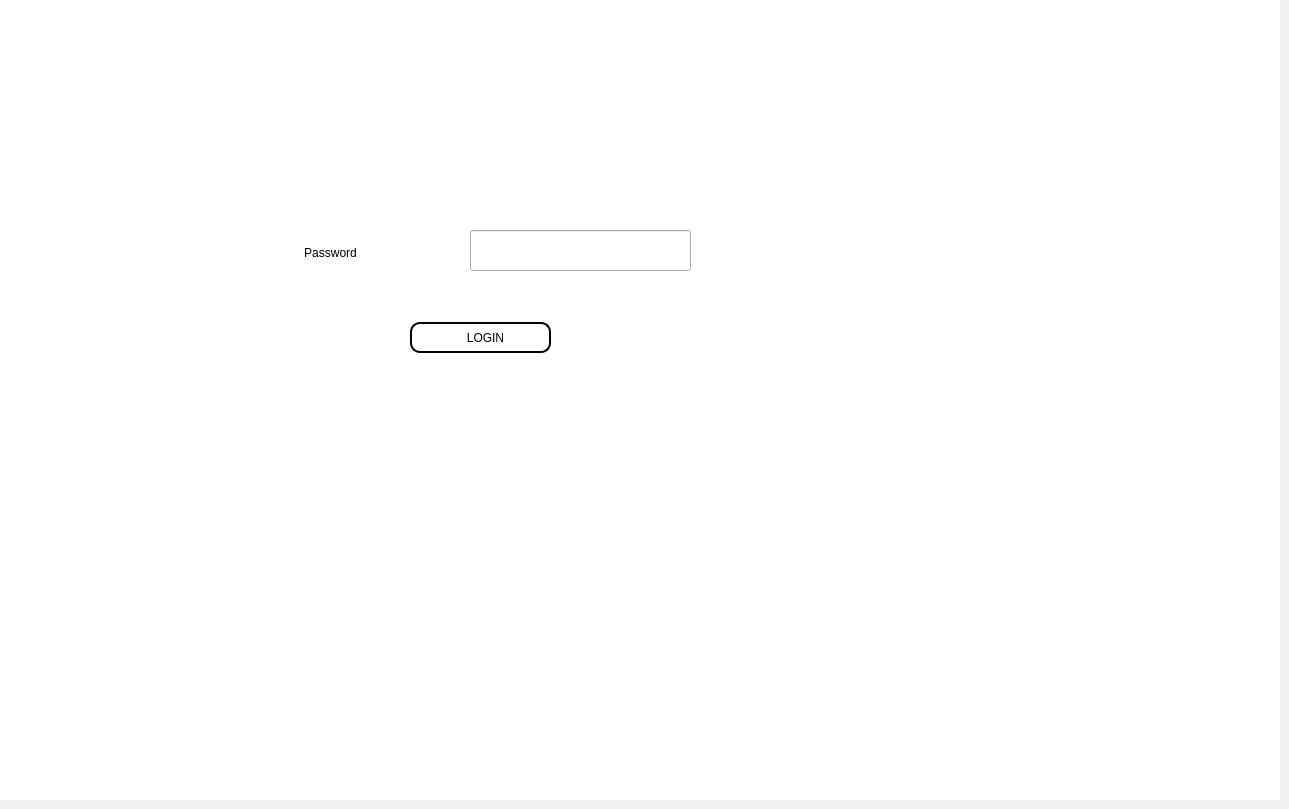
    <widget class="QWidget" name="tab">
     <attribute name="title">
      <string>                  LOGIN                </string>
     </attribute>
     <widget class="QLabel" name="label">
      <property name="geometry">
       <rect>
        <x>0</x>
        <y>0</y>
        <width>1280</width>
        <height>800</height>
       </rect>
      </property>
      <property name="styleSheet">
       <string notr="true">background-color: rgb(255, 255, 255);</string>
      </property>
      <property name="text">
       <string/>
      </property>
     </widget>
     <widget class="QLabel" name="label_2">
      <property name="geometry">
       <rect>
        <x>0</x>
        <y>0</y>
        <width>151</width>
        <height>41</height>
       </rect>
      </property>
      <property name="text">
       <string/>
      </property>
      <property name="pixmap">
       <pixmap>:/newPrefix/favicon.jpeg</pixmap>
      </property>
      <property name="scaledContents">
       <bool>true</bool>
      </property>
     </widget>
     <widget class="QLabel" name="label_18">
      <property name="geometry">
       <rect>
        <x>260</x>
        <y>237</y>
        <width>141</width>
        <height>31</height>
       </rect>
      </property>
      <property name="styleSheet">
       <string notr="true">font: 20pt &quot;Arial&quot;;</string>
      </property>
      <property name="text">
       <string>Password</string>
      </property>
      <property name="alignment">
       <set>Qt::AlignCenter</set>
      </property>
     </widget>
     <widget class="QLineEdit" name="lineEdit">
      <property name="geometry">
       <rect>
        <x>470</x>
        <y>230</y>
        <width>221</width>
        <height>41</height>
       </rect>
      </property>
     </widget>
     <widget class="QPushButton" name="pushButton_13">
      <property name="geometry">
       <rect>
        <x>410</x>
        <y>322</y>
        <width>141</width>
        <height>31</height>
       </rect>
      </property>
      <property name="styleSheet">
       <string notr="true">background-color: rgb(255, 255, 255);
font: 87 8pt &quot;Arial Black&quot;;
color: rgb(0, 0, 0);
border-style:outset;
border-width:2px;
border-radius:10px;
border-color:black;
padding:8px;
min-width:10px;
</string>
      </property>
      <property name="text">
       <string>   LOGIN</string>
      </property>
     </widget>
     <widget class="QLabel" name="label_28">
      <property name="geometry">
       <rect>
        <x>440</x>
        <y>330</y>
        <width>16</width>
        <height>16</height>
       </rect>
      </property>
      <property name="text">
       <string/>
      </property>
      <property name="pixmap">
       <pixmap>:/newPrefix/images/login_.png</pixmap>
      </property>
      <property name="scaledContents">
       <bool>true</bool>
      </property>
     </widget>
     <widget class="QLabel" name="label_56">
      <property name="geometry">
       <rect>
        <x>310</x>
        <y>110</y>
        <width>371</width>
        <height>81</height>
       </rect>
      </property>
      <property name="text">
       <string/>
      </property>
      <property name="pixmap">
       <pixmap>:/newPrefix/images/grmaton.jpg</pixmap>
      </property>
      <property name="scaledContents">
       <bool>true</bool>
      </property>
     </widget>
    </widget>
